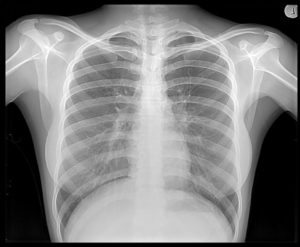
#> input picture Xray-300x247.jpg, 300 x 247 px
$ python TOM2_SOBEL_EDGE_DETECTION_BARTOSZ_KOZIOL_IB_297004.py
#> lines starting #> are read from the running program, lines starting #| are printed output that depends on the picture
import numpy as np
import matplotlib.pylab as plt
from skimage import color
from scipy import signal
import os

vertical_mask = np.array([[-1,0,1],[-2,0,2],[-1,0,1]])
horizontal_mask = np.array([[1,2,1],[0,0,0],[-1,-2,-1]])

def edge_detection_function(image_name):

    #image filtered with masks
#> called with image_name = 'Xray-300x247.jpg'
    im=plt.imread(image_name)
#> im is the input picture: shape (247, 300, 3); min 0, max 255, mean 126.9
    if len(np.shape(im))==3:
        im=color.rgb2gray(im)
#> im: shape (247, 300) float64
    x_filter=signal.convolve2d(im,horizontal_mask)
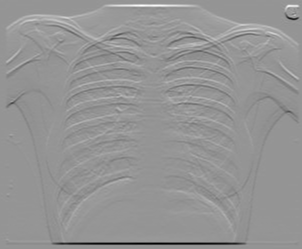
#> x_filter: shape (249, 302) float64; min -3.47, max 2.47, mean 1.06e-17; drawn with min black and max white
    y_filter=signal.convolve2d(im,vertical_mask)
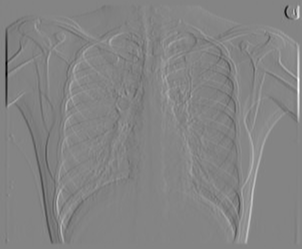
#> y_filter: shape (249, 302) float64; min -3.3, max 3.06, mean 7.1e-19; drawn with min black and max white

    #magnitude
    magnitude = np.sqrt(x_filter**2+y_filter**2)
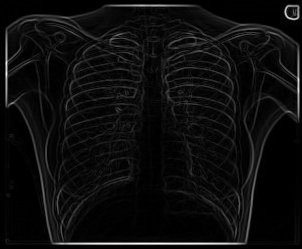
#> magnitude: shape (249, 302) float64; min 0, max 3.47, mean 0.185; drawn with min black and max white
    """
    Nie zadziala jesli obraz nie bedzie numpy arrayem, w przeciwnym razie konieczne jest zamienienie listy na tablice
    """

    #angle
    angle = np.arctan2(x_filter,y_filter)
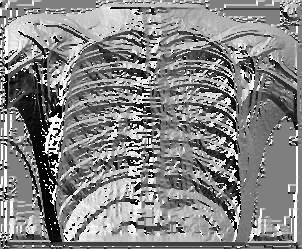
#> angle: shape (249, 302) float64; min -3.14, max 3.14, mean 0.148; drawn with min black and max white
    """
    Funckja arctan2 radzi sobie z przypadkami dzielenia przez zero. Innym rozwiązaniem mogłoby być zastąpienie zer w y_filter na wartosc rozna od zera, lub lapanie wyjatkow
    """

    plt.subplot(2,4,1)
    plt.imshow(im, cmap='gray')
    plt.axis('off')
    plt.title("Given image in gray scale")

    plt.subplot(2,4,5)
    plt.imshow(x_filter, cmap='gray')
    plt.axis('off')
    plt.title("X axis filtration")

    plt.subplot(2,4,6)
    plt.imshow(y_filter, cmap='gray')
    plt.axis('off')
    plt.title("Y axis filtration")

    plt.subplot(2,4,7)
    plt.imshow(magnitude, cmap='magma')
    plt.axis('off')
    plt.title("magnitude")

    plt.subplot(2,4,8)
    plt.imshow(angle, cmap='gray')
    plt.axis('off')
    plt.title("angle")

edge_detection_function("Xray-300x247.jpg")
